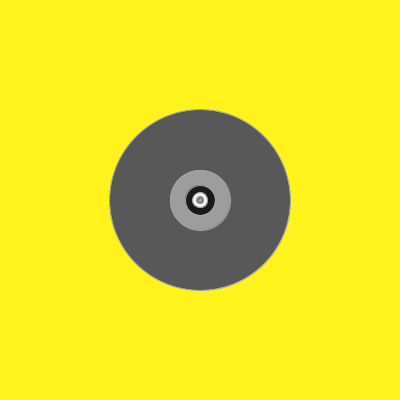
Frame 1 (no input)
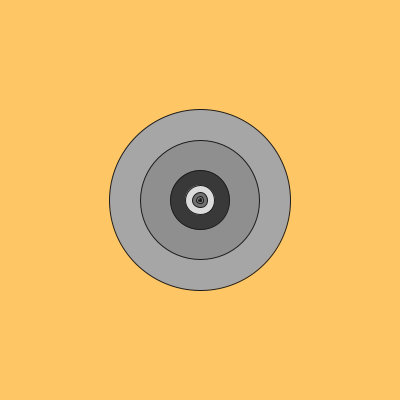
Frame 60 (the mouse pressed at the canvas centre just before this capture)
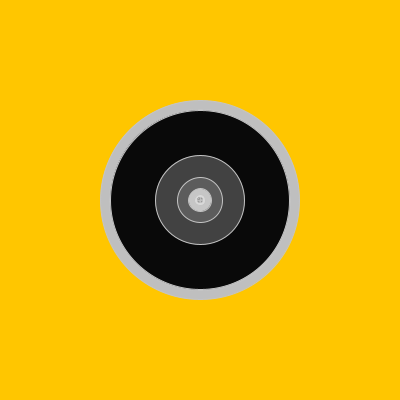
Frame 120 (the mouse held since frame 60 and released just before this capture)

The Processing sketch that drew these frames (run headless with seeded random() and noise(); from frame 60 on, the mouse is pressed at the canvas centre):

// Processing sketch: processing_29064
// ── processing_29064.pde

float p,c,d,e,f,g,h,i,j,k;

void setup(){
  size(400,400);
 smooth();
 strokeWeight(1);
c=60;
d=0;
e=0;
f=0;
g=0;
h=0;
i=0;
j=0;
k=0;
}
void draw(){
  stroke(random(255));
p=random(0,255);
d=map(c,0,400,0,200);
e=map(d,0,400,0,200);
f=map(e,0,400,0,200);
g=map(f,0,400,0,200); 
h=map(g,0,400,0,200);
i=map(h,0,400,0,200);
j=map(i,0,400,0,200);
k=map(j,0,400,0,200);
  background(255,random(0,255),random(0,125));
   fill(random(255));
  ellipseMode(CENTER);
  ellipse(200,200,c+20,c+20);
    fill(random(255));
  ellipseMode(CENTER);
  ellipse(200,200,d+40,d+40);
 fill(random(255));
  ellipseMode(CENTER);
  ellipse(200,200,e+60,e+60);
   fill(random(255));
  ellipseMode(CENTER);
  ellipse(200,200,f+80,f+80);
  fill(random(255));
  ellipseMode(CENTER);
  ellipse(200,200,g+100,g+100);
  fill(random(255));
  ellipseMode(CENTER);
  ellipse(200,200,h+120,h+120);
  fill(random(255));
  ellipseMode(CENTER);
  ellipse(200,200,i+140,i+140); 
  fill(random(255));
  ellipseMode(CENTER);
  ellipse(200,200,j+160,j+160);
  fill(random(255));
  ellipseMode(CENTER);
  ellipse(200,200,k+180,k+180);
  fill(random(255));
 
  fill(random(255));
  ellipseMode(CENTER);
  ellipse(200,200,c,c);
    fill(random(255));
  ellipseMode(CENTER);
  ellipse(200,200,d,d);
 fill(random(255));
  ellipseMode(CENTER);
  ellipse(200,200,e,e);
   fill(random(255));
  ellipseMode(CENTER);
  ellipse(200,200,f,f);
  fill(random(255));
  ellipseMode(CENTER);
  ellipse(200,200,g,g);
  fill(random(255));
  ellipseMode(CENTER);
  ellipse(200,200,h,h);
  fill(random(255));
  ellipseMode(CENTER);
  ellipse(200,200,i,i); 
  fill(random(255));
  ellipseMode(CENTER);
  ellipse(200,200,j,j);
  fill(random(255));
  ellipseMode(CENTER);
  ellipse(200,200,k,k);

  c++;


}
